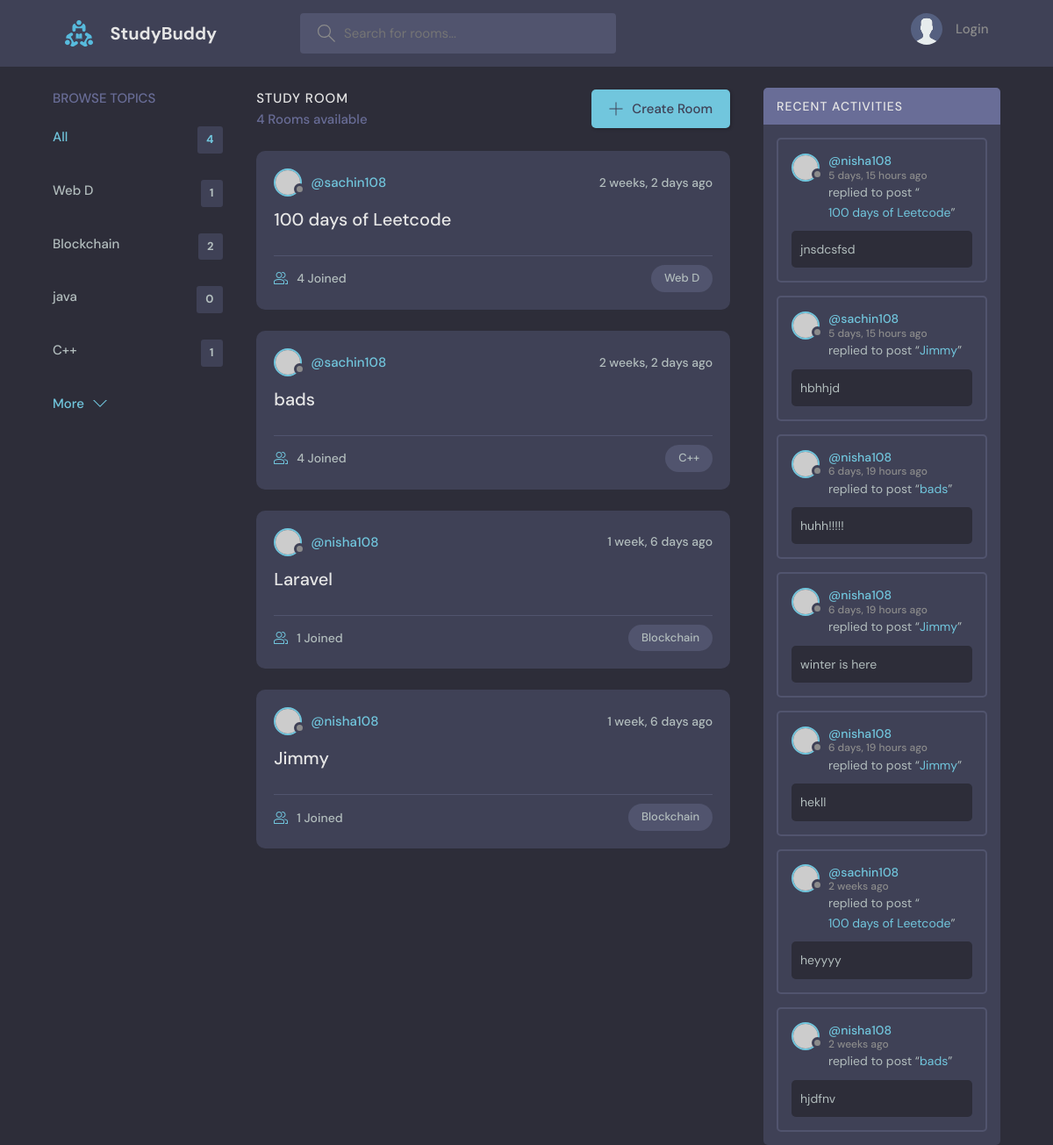
/, run on an earlier commit of the app's database.
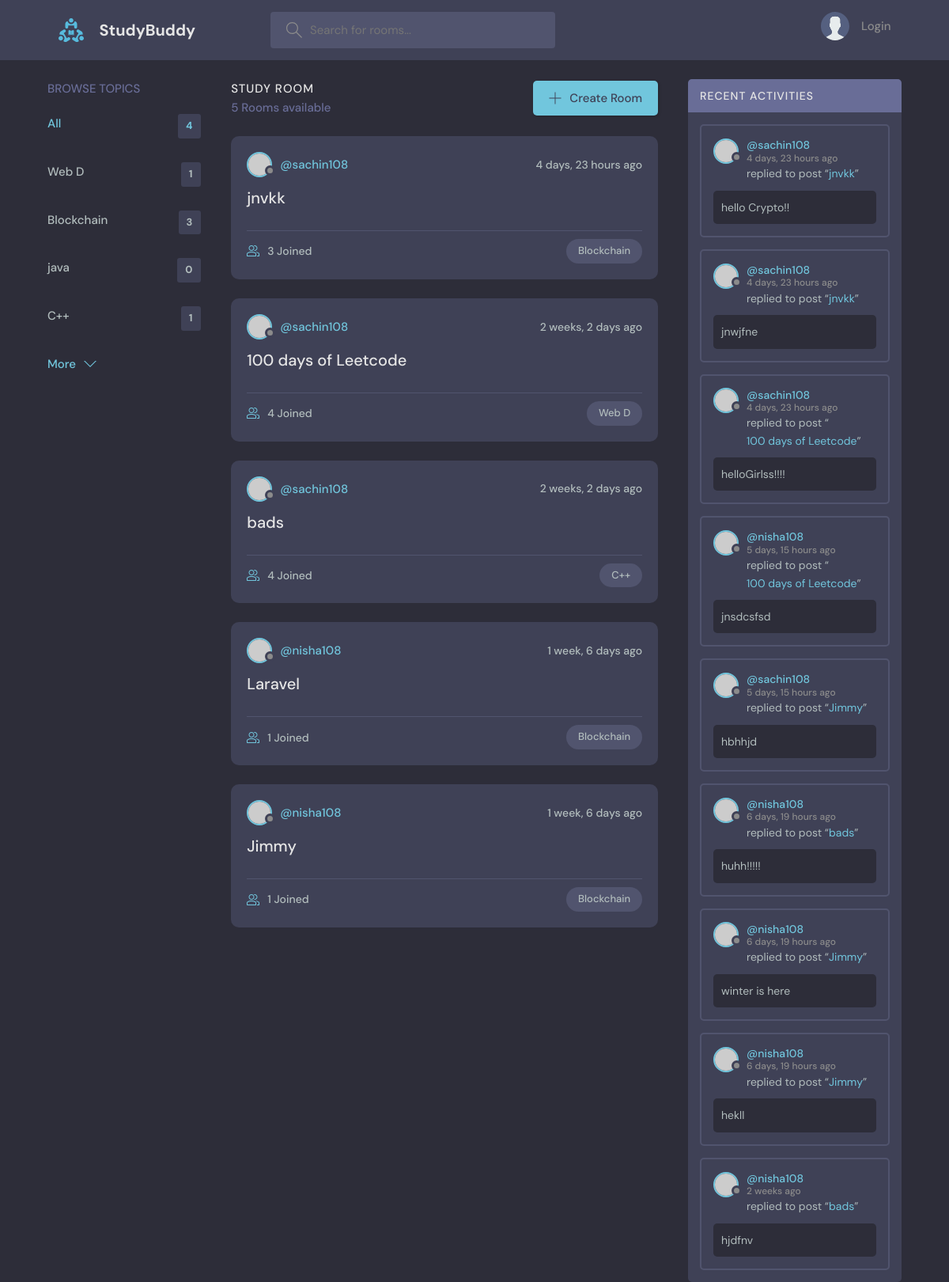
And on a later commit of the database.
### base/models.py (models this page shows, shortened)
class Topic(models.Model):
    name=models.CharField(max_length=200)

class Room(models.Model):
    host=models.ForeignKey(User, on_delete=models.SET_NULL, null=True)
    topic=models.ForeignKey(Topic, on_delete=models.SET_NULL, null=True)
    name=models.CharField(max_length=200)
    desccription=models.TextField(null=True, blank=True)
    participants=models.ManyToManyField(User, related_name='participants', blank=True)
    updated=models.DateTimeField(auto_now=True)
    created=models.DateTimeField(auto_now_add=True)
    class Meta:
        ordering=['-updated', '-created']
    def __str__(self):
        return self.name

class Message(models.Model):
    room=models.ForeignKey(Room, on_delete=models.CASCADE)
    user=models.ForeignKey(User, on_delete=models.CASCADE)
    body=models.TextField()
    updated=models.DateTimeField(auto_now=True)
    created=models.DateTimeField(auto_now_add=True)
    class Meta:
        ordering=['-updated', '-created']

### base/views.py (the view)
# urls.py: path('', views.Home, name='Home'),
def Home(request):
    q=request.GET.get('q', default="")
    rooms=Room.objects.all()
    room_count=rooms.count()
    topics=Topic.objects.all()
    room_messages=Message.objects.filter(Q(room__topic__name__icontains=q))
    context={'rooms':rooms, 'topics':topics, 'room_count':room_count, "room_messages":room_messages}
    return render(request, 'base/home.html', context)

### base/Templates/base/home.html (shortened to what this page needs)
{%  extends 'Main.html' %}
{% block content %}
<main class="layout layout--3">
      <div class="container">
        {% include 'base/topic_components.html' %}
        <div class="roomList">
          <div class="roomList__header">
            <div>
              <h2>Study Room</h2>
              <p>{{rooms.count}} Rooms available</p>
            </div>
            <a class="btn btn--main" href="{%url 'create-room' %}">
              <svg version="1.1" xmlns="http://www.w3.org/2000/svg" width="32" height="32" viewBox="0 0 32 32">
                <title>add</title>
                <path
                  d="M16.943 0.943h-1.885v14.115h-14.115v1.885h14.115v14.115h1.885v-14.115h14.115v-1.885h-14.115v-14.115z"
                ></path>
              </svg>
              Create Room
            </a>
          </div>
          {% include 'base/feed_component.html' %}
        </div>
        {% include 'base/activity_component.html' %}
      </div>
    </main>
{% endblock %}

### base/Templates/base/topic_components.html
<div class="topics">
    <div class="topics__header">
      <h2>Browse Topics</h2>
    </div>
    <ul class="topics__list">
      <li>
        <a href="{% url 'Home' %}" class="active">All <span>{{topics.count}}</span></a>
      </li>
      {% for topic in topics %}
      <li>
        <a href="{% url 'Home' %}?q={{topic.name}}">{{topic.name}} <span>{{topic.room_set.all.count}}</span> </a>
      </li>
      {% endfor %}
    </ul>
    <a class="btn btn--link" href="topics.html">
      More
      <svg version="1.1" xmlns="http://www.w3.org/2000/svg" width="32" height="32" viewBox="0 0 32 32">
        <title>chevron-down</title>
        <path d="M16 21l-13-13h-3l16 16 16-16h-3l-13 13z"></path>
      </svg>
    </a>
  </div>

### base/Templates/base/feed_component.html (shortened to what this page needs)
{% for room in rooms %}
<div class="roomListRoom">
    <div class="roomListRoom__header">
      <a href="{% url 'user-profile' room.host.id %}" class="roomListRoom__author">
        <div class="avatar avatar--small">
          <img src="https://randomuser.me/api/portraits/women/11.jpg" />
        </div>
        <span>@{{room.host.username}}</span>
      </a>
      <div class="roomListRoom__actions">
        <span>{{room.created|timesince}} ago</span>
      </div>
    </div>
    <div class="roomListRoom__content">
      <a href="{% url 'room' room.id %}">{{room.name}}</a>
    </div>
    <div class="roomListRoom__meta">
      <a href="{% url 'room' room.id %}" class="roomListRoom__joined">
        {{room.participants.all.count}} Joined
      </a>
      <p class="roomListRoom__topic">{{room.topic.name}}</p>
    </div>
  </div>
{% endfor %}

### base/Templates/base/activity_component.html (shortened to what this page needs)
<div class="activities">
    <div class="activities__header">
      <h2>Recent Activities</h2>
    </div>
    {% for message in room_messages %}
    <div class="activities__box">
      <div class="activities__boxHeader roomListRoom__header">
        <a href="{% url 'user-profile' message.user.id %}" class="roomListRoom__author">
          <div class="avatar avatar--small">
            <img src="https://randomuser.me/api/portraits/women/11.jpg" />
          </div>
          <p>
            @{{message.user}}
            <span>{{message.created | timesince}} ago</span>
          </p>
        </a>
      </div>
      <div class="activities__boxContent">
        <p>replied to post “<a href="{% url 'room' message.room.id %}">{{message.room}}</a>”</p>
        <div class="activities__boxRoomContent">
            {{message.body}}
        </div>
      </div>
    </div>
    {% endfor %}
  </div>

What changed in the data, as far as the page shows it:
removed Message: user "sachin108", created "2 weeks", room "100 days of Leetcode", body "heyyyy"
computed for Topic "Blockchain": room_set.all.count "2" → "3"
added Room: host.username "sachin108", created "4 days, 23 hours", name "jnvkk", participants.all.count "3", topic.name "Blockchain"
added Message: user "sachin108", created "4 days, 23 hours", room "jnvkk", body "hello Crypto!!"
added Message: user "sachin108", created "4 days, 23 hours", room "jnvkk", body "jnwjfne"
added Message: user "sachin108", created "4 days, 23 hours", room "100 days of Leetcode", body "helloGirlss!!!!"
Also different on the page:
{{ rooms.count }}: "4" → "5"
